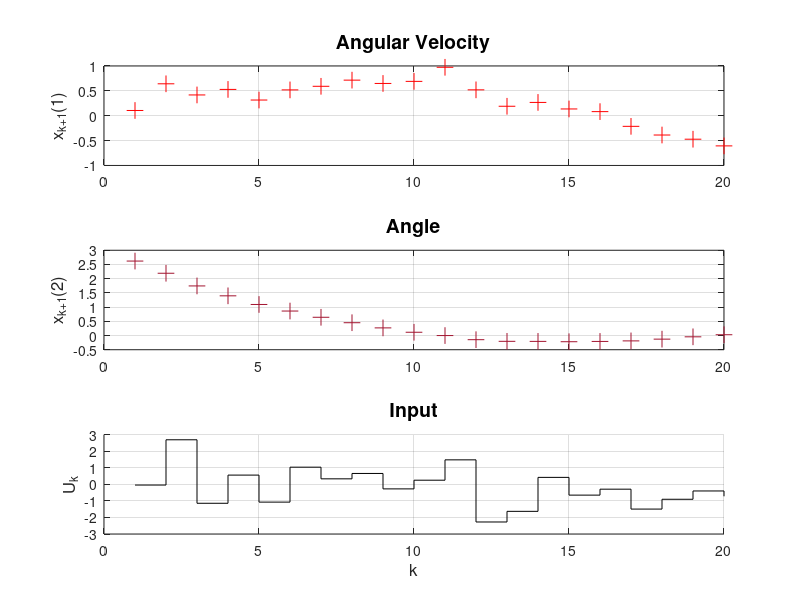

The MATLAB source for this figure: (Note: this script raises an error after producing the figure.)

clear all;
close all;
warning('off', 'all')
%% DC motor plant discretization and Intialization of variables and Generating data set
sysc = ss(tf(21,[1.1,1,0]));
T = 0.1;
sysd = c2d(sysc,T,"zoh");
[A,B,C]=ctrbf(sysd.A,sysd.B, sysd.C);
A_d = A-0.1*rand(size(A))*A;
B_d = B-0.1*rand(size(B)).*B;
f = @(x1,x2,u) A_d(1,:) *[x1;x2] + B_d(1,:)*u + 0.005*randn(1);
f1 = @(x1,x2,u) A_d(2,:) *[x1;x2] + B_d(2,:)*u + 0.005*randn(1);


N = 60; %prediction horizon
n = 20; % no of data points
k = 1:1:n+N;
% uk = randn(n,1);
% utk = randn(N,1);
load('data_dc_Gp_test_final');
x1 = 0.1; x2 = pi;
for i=0:n-1
    yk(i+1,1) = f(x1(i+1),x2(i+1),uk(i+1));
    yk(i+1,2) = f1(x1(i+1),x2(i+1),uk(i+1));
    x1(i+2) = yk(i+1,1);
    x2(i+2) = yk(i+1,2);

end
yk2 = yk;
xk = [x1(1:n)',x2(1:n)'];
% save('data_dc_Gp_test_final',"uk","utk")
% load("data_dc_motor_9.mat");
% yk = yk2;
xtrc=[xk,uk]; % aug. xk,uk

%% generating test set 
x1 = yk(end,1);
x2 = yk(end,2);
for i=0:N-1
    ytk(i+1,1) = f(x1(i+1),x2(i+1),utk(i+1));
    ytk(i+1,2) = f1(x1(i+1),x2(i+1),utk(i+1));
    x1(i+2) = ytk(i+1,1);
    x2(i+2) = ytk(i+1,2);

end
xtk = [x1(1:N)',x2(1:N)'];
xkrc = [xtk,utk];
%% Plotting data points

figure(1),hold on
    title( 'Data points' )
    ax1 = subplot(3,1,1);
    ax2 = subplot(3,1,2);
    ax3 = subplot(3,1,3);
set(gca)
disp(' '); disp('plot(xk, yk, ''+'')')
    subplot(ax1)
        plot(k(:,1:n)', yk(1:n,1), '+', 'MarkerSize', 12,'Color','r')
        grid on
        title( 'Angular Velocity','FontSize',14 )
    ylabel('x_{k+1}(1)','FontSize',12)
    subplot(ax2)
        plot(k(:,1:n)', yk(1:n,2), '+', 'MarkerSize', 12,'Color','#A2142F')
        grid on
        title( 'Angle','FontSize',14 )
        ylabel('x_{k+1}(2)','FontSize',12)
    subplot(ax3), hold on
        stairs(k(:,1:n)',uk(1:n),'Color','k');
        grid on
        title( 'Input','FontSize',14 );
        xlabel('k','FontSize',12)
        ylabel('U_k','FontSize',12)
        hold off
hold off

%% define the GP hyperparametrs & mean, cov, lik functions

cov = {@covSEard}; 
sf = 0.1; 
for i =1:size(xtrc,2)
    ell(i,:) = 3;                            % setup the GP
end
hyp0.cov  = log([ell;sf]);
mean = {@meanLinear}; a = 0.1;       % m(x) = a*x+b
hyp0.mean = [a;0.1;a];  % @meanLinear 
% hyp0.mean = [a];  % @meanConst

lik = {'likGauss'};    % Gauss likelihoods
inf = {'infGaussLik'}; % inference algs

Ncg = 100;                                   % number of conjugate gradient steps
                  
sn = 0.2;  
hyp0.lik  = [log(sn)];
fprintf('OPT: %s/%s\n',lik{1},inf{1});
hyp_1 = hyp0; 
nx =size(xtrc,2)-1;
%% optimization of hyperparametrs 
for i =1:nx
    if Ncg==0
        hyp = hyp0;
    else
        hyp_1 = fitGP(hyp_1, inf, mean, cov, lik,xtrc, yk(:,i),[]);
    end 
    hyp.state(i) = hyp_1;
    [ymu(i), ys(i)] = gp(hyp.state(i), inf, mean, cov, lik, xtrc, yk(:,i),xtrc(end,:));
end
ys(i+1) = 0;        % set variance of input u as zero

%% Testing GP and Gp transition model(moment matching)

for i=1:N

    if i==1
        mu_p = [ymu,utk(i)]; % µ_tilmda = [µt,ut]
        var_p = diag(ys); % Σ_tilda = blkdiag[Σt, 0] 
        mu_pb = mu_p;
        var_pb = var_p;
        xte = [ymu,utk(i)];
    else
        xte = [mu(i-1,:),utk(i)];
        mu_p = [mu_a(i-1,:),utk(i)];
        var_p = blkdiag(var_a(:,:,i-1),0);
    end     
    [mu(i,1), vs(i,1)] = gp(hyp.state(1), inf, mean, cov, lik, xtrc, yk(:,1),xte);
    [mu(i,2), vs(i,2)] = gp(hyp.state(2), inf, mean, cov, lik, xtrc, yk(:,2),xte);
   % [mu_a(i,:),var_a(:,:,i)] = Gp_transition_change(mu_p, var_p,hyp,xtrc, yk);
   [mu_a(i,:),var_a(:,:,i)] = Gp_transition_change_2_old(mu_p, var_p,hyp,xtrc, yk);

end

pred = mu_a;
%% plot GP testing results

figure(2),hold on
    title( 'GP model' )
    ax1 = subplot(3,1,1);
    ax2 = subplot(3,1,2);
    ax3 = subplot(3,1,3);
set(gca)
    subplot(ax1)
        f = [mu(:,1)+2*sqrt(vs(:,1)); flipdim(mu(:,1)-2*sqrt(vs(:,1)),1)];
        fill([k(:,n+1:n+N)'; flipdim(k(:,n+1:n+N)',1)], f, [7 7 7]/8);
        hold on; plot(k(:,n+1:n+N)', mu(:,1),'Color','g');
        plot(k', [yk(1:n,1);ytk(:,1)],'Color','r')
        plot(k(:,1:n)', yk(1:n,1), '+', 'MarkerSize', 12,'Color','r')
        grid on
        title( 'Angular Velocity')
        ylabel('x_{k+1}(1)','FontSize',12)
        legend('Pred.GP-var','Pred.GP mean','Plant','Data Ponits')
        lgd.FontSize = 5;
    subplot(ax2)
        f = [mu(:,2)+2*sqrt(vs(:,2)); flipdim(mu(:,2)-2*sqrt(vs(:,2)),1)];
        fill([k(:,n+1:n+N)'; flipdim(k(:,n+1:n+N)',1)], f, [7 7 7]/8);
        hold on; plot(k(:,n+1:n+N)', mu(:,2),'Color','g');
        plot(k', [yk(1:n,2);ytk(:,2)],'Color','r')
        plot(k(:,1:n)', yk(1:n,2), '+', 'MarkerSize', 12,'Color','r')
        grid on
        title( 'Angle')
        legend('Pred.GP-var','Pred.GP mean','Plant','Data Ponits')
        lgd.FontSize = 5;
        ylabel('x_{k+1}(2)','FontSize',12)
    subplot(ax3), hold on
        stairs([k(:,1:n)';n+1],[uk;utk(1,1)],'Color','k');
        stairs(k(:,n+1:n+N)',utk(1:end,:),'Color','b');
        grid on
        title( 'Input');
        legend('Data i/p','Test i/p'),
        ylabel('U_k','FontSize',12)
        xlabel('k','FontSize',12)
        hold off
hold off

for i=1:size(ytk,1)
error(i,:)=(ytk(i)-[mu(i,1),mu(i,2)])*100/ytk(i);
end


RMSE11 = sqrt(sum((ytk(:,1)-[mu(:,1)]).^2/N));
RMSE21 = sqrt(sum((ytk(:,2)-[mu(:,2)]).^2/N));

avg11= sum(vs(:,2))/N;
avg21= sum(vs(:,2))/N;

%% plot Moment matching testing results

figure(3),hold on
    title( 'GP_transition model' )
    ax1 = subplot(3,1,1);
    ax2 = subplot(3,1,2);
    ax3 = subplot(3,1,3);
set(gca);
    subplot(ax1)
        hold on;  
        plot(k(:,n+1:n+N)', pred(:,1),'Color','g');
        plot(k', [yk(1:n,1);ytk(:,1)],'Color','r')
        plot(k(:,1:n)', yk(1:n,1), '+', 'MarkerSize', 12,'Color','r')
        grid on
        title( 'Angular Velocity')
        ylabel('x_{k+1}(1)','FontSize',12)
        legend('Predicted','Plant','Data Ponits')
        lgd.FontSize = 10;
    subplot(ax2)
         plot(k(:,n+1:n+N)', pred(:,2),'Color','g');
        hold on; 
        plot(k', [yk(1:n,2);ytk(:,2)],'Color','r')
        plot(k(:,1:n)', yk(1:n,2), '+', 'MarkerSize', 12,'Color','r')
        grid on
        title( 'Angle' )
        legend('Predicted','Plant','Data Ponits')
        lgd.FontSize = 10;
        ylabel('x_{k+1}(2)','FontSize',12)
    subplot(ax3), hold on
        stairs([k(:,1:n)';n+1],[uk;utk(1,1)],'Color','k');
        stairs(k(:,n+1:n+N)',utk(1:end,:),'Color','b');
        grid on
        title( 'Input');
        legend('Data i/p','Test i/p')
        ylabel('U_k','FontSize',12)
        xlabel('k','FontSize',12)
        hold off
hold off



RMSE1 = sqrt(sum((ytk(:,1)-[pred(:,1)]).^2)/N);
RMSE2 = sqrt(sum((ytk(:,2)-[pred(:,2)]).^2)/N);